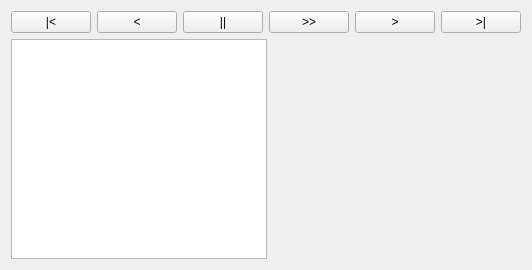
<?xml version="1.0" encoding="UTF-8"?>
<ui version="4.0">
 <class>RobotGui::TaskTrajectory</class>
 <widget class="QWidget" name="RobotGui::TaskTrajectory">
  <property name="geometry">
   <rect>
    <x>0</x>
    <y>0</y>
    <width>506</width>
    <height>270</height>
   </rect>
  </property>
  <property name="sizePolicy">
   <sizepolicy hsizetype="Maximum" vsizetype="Preferred">
    <horstretch>0</horstretch>
    <verstretch>0</verstretch>
   </sizepolicy>
  </property>
  <property name="windowTitle">
   <string>Form</string>
  </property>
  <layout class="QFormLayout" name="formLayout">
   <item row="0" column="0">
    <layout class="QHBoxLayout" name="horizontalLayout">
     <item>
      <widget class="QPushButton" name="ButtonStepStart">
       <property name="sizePolicy">
        <sizepolicy hsizetype="Minimum" vsizetype="Fixed">
         <horstretch>0</horstretch>
         <verstretch>0</verstretch>
        </sizepolicy>
       </property>
       <property name="text">
        <string>|&lt;</string>
       </property>
      </widget>
     </item>
     <item>
      <widget class="QPushButton" name="ButtonStepBack">
       <property name="sizePolicy">
        <sizepolicy hsizetype="Minimum" vsizetype="Fixed">
         <horstretch>0</horstretch>
         <verstretch>0</verstretch>
        </sizepolicy>
       </property>
       <property name="text">
        <string>&lt;</string>
       </property>
      </widget>
     </item>
     <item>
      <widget class="QPushButton" name="ButtonStepStop">
       <property name="sizePolicy">
        <sizepolicy hsizetype="Minimum" vsizetype="Fixed">
         <horstretch>0</horstretch>
         <verstretch>0</verstretch>
        </sizepolicy>
       </property>
       <property name="text">
        <string>||</string>
       </property>
      </widget>
     </item>
     <item>
      <widget class="QPushButton" name="ButtonStepRun">
       <property name="sizePolicy">
        <sizepolicy hsizetype="Minimum" vsizetype="Fixed">
         <horstretch>0</horstretch>
         <verstretch>0</verstretch>
        </sizepolicy>
       </property>
       <property name="text">
        <string>&gt;&gt;</string>
       </property>
      </widget>
     </item>
     <item>
      <widget class="QPushButton" name="ButtonStepForward">
       <property name="sizePolicy">
        <sizepolicy hsizetype="Minimum" vsizetype="Fixed">
         <horstretch>0</horstretch>
         <verstretch>0</verstretch>
        </sizepolicy>
       </property>
       <property name="text">
        <string>&gt;</string>
       </property>
      </widget>
     </item>
     <item>
      <widget class="QPushButton" name="ButtonStepEnd">
       <property name="sizePolicy">
        <sizepolicy hsizetype="Minimum" vsizetype="Fixed">
         <horstretch>0</horstretch>
         <verstretch>0</verstretch>
        </sizepolicy>
       </property>
       <property name="text">
        <string>&gt;|</string>
       </property>
      </widget>
     </item>
    </layout>
   </item>
   <item row="1" column="0">
    <widget class="QTableWidget" name="tableWidget"/>
   </item>
  </layout>
 </widget>
 <resources/>
 <connections/>
</ui>
